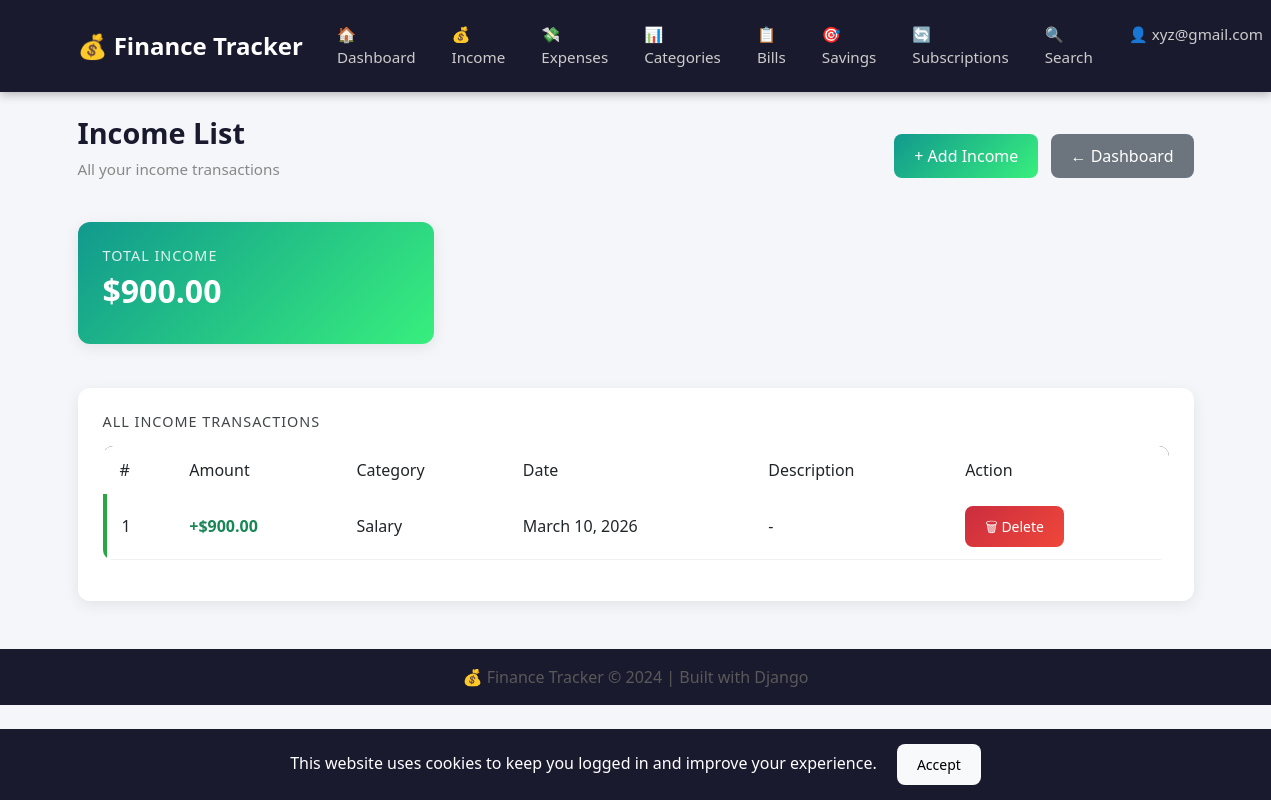
Screenshot of /income/ (signed in) with the database file from the repository.
### core/models.py (models this page shows, shortened)
class Income(models.Model):
    user = models.ForeignKey(
        User, on_delete=models.CASCADE)
    category = models.ForeignKey(
        Category, on_delete=models.SET_NULL,
        null=True, blank=True)
    amount = models.DecimalField(
        max_digits=10, decimal_places=2)
    description = models.CharField(
        max_length=255, blank=True)
    date = models.DateField()
    class Meta:
        ordering = ['-date']

class Category(models.Model):
    TYPE_CHOICES = [
        ('income', 'Income'),
        ('expense', 'Expense'),
    ]
    user = models.ForeignKey(
        User, on_delete=models.CASCADE)
    category_name = models.CharField(max_length=128)
    type = models.CharField(
        max_length=50, choices=TYPE_CHOICES)
    description = models.CharField(
        max_length=255, blank=True)
    class Meta:
        ordering = ['category_name']

### core/views.py (the view)
@login_required
def income_list(request):
    incomes = Income.objects.filter(
        user=request.user
    ).order_by('-date')
    total = incomes.aggregate(
        Sum('amount'))['amount__sum'] or 0
    return render(request, 'income_list.html', {
        'incomes': incomes,
        'total': total,
    })

### templates/income_list.html (shortened to what this page needs)
{% extends 'base.html' %}
{% block content %}
<div class="dashboard-header">
    <div class="row align-items-center">
        <div class="col-md-6">
            <h2> Income List</h2>
            <p>All your income transactions</p>
        </div>
        <div class="col-md-6 text-end">
            <a href="{% url 'add_income' %}"
               class="btn btn-success">
                + Add Income
            </a>
            <a href="{% url 'dashboard' %}"
               class="btn btn-secondary ms-2">
                ← Dashboard
            </a>
        </div>
    </div>
</div>
<div class="row mb-4">
    <div class="col-md-4">
        <div class="card bg-success text-white">
            <div class="card-body">
                <h5>Total Income</h5>
                <h3>${{ total|floatformat:2 }}</h3>
            </div>
        </div>
    </div>
</div>
<div class="card">
    <div class="card-body">
        <h5 class="mb-3">All Income Transactions</h5>
        {% if incomes %}
        <table class="table" id="results-table">
            <thead>
                <tr>
                    <th>#</th>
                    <th>Amount</th>
                    <th>Category</th>
                    <th>Date</th>
                    <th>Description</th>
                    <th>Action</th>
                </tr>
            </thead>
            <tbody>
                {% for income in incomes %}
                <tr class="income-row">
                    <td>{{ forloop.counter }}</td>
                    <td>
                        <strong class="text-success">
                            +${{ income.amount|floatformat:2 }}
                        </strong>
                    </td>
                    <td>
                        {% if income.category %}
                            {{ income.category.category_name }}
                        {% else %}
                            Uncategorized
                        {% endif %}
                    </td>
                    <td>{{ income.date }}</td>
                    <td>
                        {% if income.description %}
                            {{ income.description }}
                        {% else %}
                            -
                        {% endif %}
                    </td>
                    <td>
                        <a href="{% url 'delete_income' income.id %}"
                           class="btn btn-danger btn-sm"
                           onclick="return confirmDelete(
                           'Delete this income?')">
                            🗑 Delete
                        </a>
                    </td>
                </tr>
                {% endfor %}
            </tbody>
        </table>
        {% endif %}
    </div>
</div>
{% endblock %}

### templates/base.html (shortened to what this page needs)
<!DOCTYPE html>
<html lang="en">
<head>
    <link href="https://cdn.jsdelivr.net/npm/bootstrap@5.3.0/dist/css/bootstrap.min.css"
          rel="stylesheet">
    {% load static %}
    <link rel="stylesheet"
          href="{% static 'css/style.css' %}">
</head>
<body>
<nav class="navbar navbar-expand-lg navbar-dark">
    <div class="container">
        <a class="navbar-brand"
           href="{% url 'dashboard' %}">
            💰 Finance Tracker
        </a>
        <div class="collapse navbar-collapse"
             id="navbarNav">
            <ul class="navbar-nav ms-auto">
                {% if user.is_authenticated %}
                <li class="nav-item">
                    <a class="nav-link" href="{% url 'dashboard' %}">
                        🏠 Dashboard
                    </a>
                </li>
                <li class="nav-item">
                    <a class="nav-link" href="{% url 'income_list' %}">
                        💰 Income
                    </a>
                </li>
                <li class="nav-item">
                    <a class="nav-link" href="{% url 'expense_list' %}">
                        💸 Expenses
                    </a>
                </li>
                <li class="nav-item">
                    <a class="nav-link" href="{% url 'category_limits' %}">
                        📊 Categories
                    </a>
                </li>
                <li class="nav-item">
                    <a class="nav-link" href="{% url 'bill_list' %}">
                        📋 Bills
                    </a>
                </li>
                <li class="nav-item">
                    <a class="nav-link" href="{% url 'savings_goals' %}">
                        🎯 Savings
                    </a>
                </li>
                <li class="nav-item">
                    <a class="nav-link" href="{% url 'subscription_list' %}">
                        🔄 Subscriptions
                    </a>
                </li>
                <li class="nav-item">
                    <a class="nav-link" href="{% url 'search' %}">
                        🔍 Search
                    </a>
                </li>
                <li class="nav-item dropdown">
                    <a class="nav-link dropdown-toggle"
                       href="#"
                       id="userDropdown"
                       role="button"
                       data-bs-toggle="dropdown"
                       aria-expanded="false">
                        👤 {{ user.username }}
                    </a>
                </li>
                {% endif %}
            </ul>
        </div>
    </div>
</nav>
<div class="container mt-4 mb-5"
     id="main-content">
    {% block content %}
    {% endblock %}
</div>
<footer class="footer mt-auto py-3">
    <div class="container text-center">
        <span class="text-muted">
            💰 Finance Tracker © 2024 |
            Built with Django
        </span>
    </div>
</footer>
<div id="cookieNotice"
     style="display:none;
            position:fixed;
            bottom:0;
            width:100%;
            background:#1a1a2e;
            color:white;
            padding:15px;
            text-align:center;
            z-index:9999;">
    This website uses cookies to keep
    you logged in and improve your experience.
    <button onclick="acceptCookies()"
            class="btn btn-light btn-sm ms-3">
        Accept
    </button>
</div>
</body>
</html>

### static/css/style.css (style rules this page uses)
* { margin: 0; padding: 0; box-sizing: border-box; }
body { font-family: 'Segoe UI', Tahoma, Geneva, Verdana, sans-serif; background-color: #f5f6fa; color: #333; }
a { text-decoration: none; }
.navbar { background-color: #1a1a2e !important; padding: 15px 0; box-shadow: 0 2px 10px rgba(0,0,0,0.3); }
.navbar-brand { font-size: 1.5rem; font-weight: bold; color: #fff !important; }
.nav-link { color: #ccc !important; margin: 0 10px; font-size: 0.95rem; transition: color 0.3s; }
.card { border: none; border-radius: 12px; box-shadow: 0 4px 15px rgba(0,0,0,0.08); margin-bottom: 20px; transition: transform 0.2s; }
.card-body { padding: 25px; }
.card.bg-success { background: linear-gradient( 135deg, #11998e, #38ef7d) !important; }
.card h3 { font-size: 2rem; font-weight: bold; }
.card h5 { font-size: 0.9rem; opacity: 0.85; text-transform: uppercase; letter-spacing: 1px; }
.table { border-radius: 10px; overflow: hidden; }
.table thead { background-color: #1a1a2e; color: white; }
.table thead th { font-weight: 500; padding: 12px 15px; border: none; }
.table tbody tr { transition: background-color 0.2s; }
.table tbody td { padding: 12px 15px; vertical-align: middle; border-bottom: 1px solid #f0f0f0; }
.table .income-row { border-left: 4px solid #28a745; }
.btn { border-radius: 8px; padding: 10px 20px; font-weight: 500; transition: all 0.3s; border: none; }
.btn-success { background: linear-gradient(135deg, #11998e, #38ef7d); color: white; }
.btn-danger { background: linear-gradient(135deg, #cb2d3e, #ef473a); color: white; }
.btn-secondary { background-color: #6c757d; color: white; }
.dashboard-header { margin-bottom: 25px; }
.dashboard-header h2 { font-size: 1.8rem; font-weight: 700; color: #1a1a2e; }
.dashboard-header p { color: #888; font-size: 0.95rem; }
body { color: #212529; }
.text-muted { color: #595959 !important; }
.footer { background-color: #1a1a2e; color: #ccc; margin-top: 50px; }

### rows the page displays
Income: amount "900.00", category.category_name "Salary", date "March 10, 2026"

### other values shown
{{ user.username }} "xyz@gmail.com"
{{ total|floatformat:2 }} "900.00"
